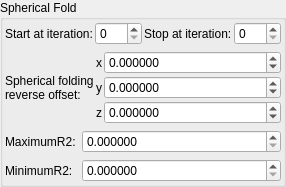
    <widget class="QGroupBox" name="groupBox_2">
     <property name="title">
      <string>Spherical Fold</string>
     </property>
     <layout class="QVBoxLayout" name="verticalLayout_6">
      <property name="leftMargin">
       <number>2</number>
      </property>
      <property name="topMargin">
       <number>2</number>
      </property>
      <property name="rightMargin">
       <number>2</number>
      </property>
      <property name="bottomMargin">
       <number>2</number>
      </property>
      <item>
       <layout class="QGridLayout" name="gridLayout_78">
        <property name="spacing">
         <number>2</number>
        </property>
        <item row="3" column="0">
         <widget class="QLabel" name="label_70">
          <property name="text">
           <string>Start at iteration:</string>
          </property>
         </widget>
        </item>
        <item row="3" column="1">
         <widget class="MySpinBox" name="spinboxInt_transf_start_iterations_S">
          <property name="sizePolicy">
           <sizepolicy hsizetype="Minimum" vsizetype="Maximum">
            <horstretch>0</horstretch>
            <verstretch>0</verstretch>
           </sizepolicy>
          </property>
          <property name="minimum">
           <number>0</number>
          </property>
          <property name="maximum">
           <number>999</number>
          </property>
          <property name="value">
           <number>0</number>
          </property>
         </widget>
        </item>
        <item row="3" column="2">
         <widget class="QLabel" name="label_50">
          <property name="text">
           <string>Stop at iteration:</string>
          </property>
         </widget>
        </item>
        <item row="3" column="3">
         <widget class="MySpinBox" name="spinboxInt_transf_stop_iterations_S">
          <property name="sizePolicy">
           <sizepolicy hsizetype="Preferred" vsizetype="Maximum">
            <horstretch>0</horstretch>
            <verstretch>0</verstretch>
           </sizepolicy>
          </property>
          <property name="maximum">
           <number>999</number>
          </property>
         </widget>
        </item>
       </layout>
      </item>
      <item>
       <layout class="QGridLayout" name="gridLayout_19" columnstretch="0,0,1">
        <property name="spacing">
         <number>2</number>
        </property>
        <item row="3" column="1">
         <widget class="QLabel" name="label_128">
          <property name="sizePolicy">
           <sizepolicy hsizetype="Preferred" vsizetype="Preferred">
            <horstretch>0</horstretch>
            <verstretch>0</verstretch>
           </sizepolicy>
          </property>
          <property name="text">
           <string notr="true">x</string>
          </property>
          <property name="alignment">
           <set>Qt::AlignRight|Qt::AlignTrailing|Qt::AlignVCenter</set>
          </property>
         </widget>
        </item>
        <item row="5" column="1">
         <widget class="QLabel" name="label_126">
          <property name="sizePolicy">
           <sizepolicy hsizetype="Preferred" vsizetype="Preferred">
            <horstretch>0</horstretch>
            <verstretch>0</verstretch>
           </sizepolicy>
          </property>
          <property name="text">
           <string notr="true">z</string>
          </property>
          <property name="alignment">
           <set>Qt::AlignRight|Qt::AlignTrailing|Qt::AlignVCenter</set>
          </property>
         </widget>
        </item>
        <item row="3" column="0" rowspan="3">
         <widget class="QLabel" name="label_18">
          <property name="text">
           <string>Spherical folding
reverse offset:</string>
          </property>
         </widget>
        </item>
        <item row="4" column="1">
         <widget class="QLabel" name="label_127">
          <property name="sizePolicy">
           <sizepolicy hsizetype="Preferred" vsizetype="Preferred">
            <horstretch>0</horstretch>
            <verstretch>0</verstretch>
           </sizepolicy>
          </property>
          <property name="text">
           <string notr="true">y</string>
          </property>
          <property name="alignment">
           <set>Qt::AlignRight|Qt::AlignTrailing|Qt::AlignVCenter</set>
          </property>
         </widget>
        </item>
        <item row="4" column="2">
         <widget class="MyDoubleSpinBox" name="spinbox3_transf_offset_000_y">
          <property name="sizePolicy">
           <sizepolicy hsizetype="Minimum" vsizetype="Maximum">
            <horstretch>0</horstretch>
            <verstretch>0</verstretch>
           </sizepolicy>
          </property>
          <property name="prefix">
           <string/>
          </property>
          <property name="suffix">
           <string/>
          </property>
          <property name="decimals">
           <number>6</number>
          </property>
          <property name="minimum">
           <double>-100.000000000000000</double>
          </property>
          <property name="maximum">
           <double>100.000000000000000</double>
          </property>
          <property name="singleStep">
           <double>0.100000000000000</double>
          </property>
         </widget>
        </item>
        <item row="3" column="2">
         <widget class="MyDoubleSpinBox" name="spinbox3_transf_offset_000_x">
          <property name="sizePolicy">
           <sizepolicy hsizetype="Minimum" vsizetype="Maximum">
            <horstretch>0</horstretch>
            <verstretch>0</verstretch>
           </sizepolicy>
          </property>
          <property name="prefix">
           <string/>
          </property>
          <property name="suffix">
           <string/>
          </property>
          <property name="decimals">
           <number>6</number>
          </property>
          <property name="minimum">
           <double>-100.000000000000000</double>
          </property>
          <property name="maximum">
           <double>100.000000000000000</double>
          </property>
          <property name="singleStep">
           <double>0.100000000000000</double>
          </property>
         </widget>
        </item>
        <item row="5" column="2">
         <widget class="MyDoubleSpinBox" name="spinbox3_transf_offset_000_z">
          <property name="sizePolicy">
           <sizepolicy hsizetype="Minimum" vsizetype="Maximum">
            <horstretch>0</horstretch>
            <verstretch>0</verstretch>
           </sizepolicy>
          </property>
          <property name="prefix">
           <string/>
          </property>
          <property name="suffix">
           <string/>
          </property>
          <property name="decimals">
           <number>6</number>
          </property>
          <property name="minimum">
           <double>-100.000000000000000</double>
          </property>
          <property name="maximum">
           <double>100.000000000000000</double>
          </property>
          <property name="singleStep">
           <double>0.100000000000000</double>
          </property>
         </widget>
        </item>
       </layout>
      </item>
      <item>
       <layout class="QGridLayout" name="gridLayout_7" columnstretch="0,1">
        <item row="1" column="1">
         <widget class="MyDoubleSpinBox" name="spinbox_transf_maxR2_1">
          <property name="sizePolicy">
           <sizepolicy hsizetype="Minimum" vsizetype="Maximum">
            <horstretch>0</horstretch>
            <verstretch>0</verstretch>
           </sizepolicy>
          </property>
          <property name="prefix">
           <string/>
          </property>
          <property name="suffix">
           <string/>
          </property>
          <property name="decimals">
           <number>6</number>
          </property>
          <property name="minimum">
           <double>0.000000000000000</double>
          </property>
          <property name="maximum">
           <double>99.989999999999995</double>
          </property>
          <property name="singleStep">
           <double>0.100000000000000</double>
          </property>
         </widget>
        </item>
        <item row="2" column="0">
         <widget class="QLabel" name="label_31">
          <property name="text">
           <string>MinimumR2:</string>
          </property>
         </widget>
        </item>
        <item row="2" column="1">
         <widget class="MyDoubleSpinBox" name="spinbox_transf_minR2_p25">
          <property name="sizePolicy">
           <sizepolicy hsizetype="Minimum" vsizetype="Maximum">
            <horstretch>0</horstretch>
            <verstretch>0</verstretch>
           </sizepolicy>
          </property>
          <property name="prefix">
           <string/>
          </property>
          <property name="suffix">
           <string/>
          </property>
          <property name="decimals">
           <number>6</number>
          </property>
          <property name="minimum">
           <double>0.000000000000000</double>
          </property>
          <property name="maximum">
           <double>99.989999999999995</double>
          </property>
          <property name="singleStep">
           <double>0.100000000000000</double>
          </property>
         </widget>
        </item>
        <item row="1" column="0">
         <widget class="QLabel" name="label_22">
          <property name="text">
           <string>MaximumR2:</string>
          </property>
         </widget>
        </item>
       </layout>
      </item>
     </layout>
    </widget>
